Frame 1 (no input): blank canvas, image omitted
Frame 60 (the mouse pressed at the canvas centre just before this capture): blank canvas, image omitted
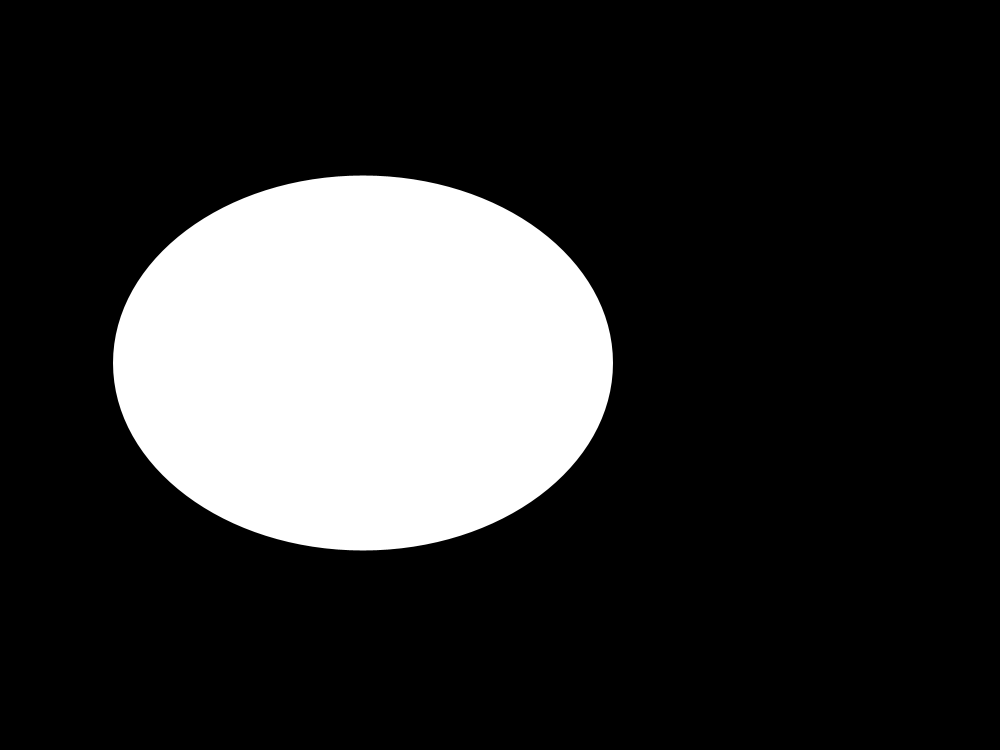
Frame 120 (the mouse held since frame 60 and released just before this capture)

The Processing sketch whose frames 1 and 60 were blank and that drew this single picture after the mouse press (run headless with seeded random() and noise(); from frame 60 on, the mouse is pressed at the canvas centre):

// Processing sketch: processing_52962
// ── processing_52962.pde

int mode = 3;
float x,y,angle;

void setup(){
  size(1000,750);
  smooth();
  background(0,0,0);
  fill(255);
  noStroke();
  angle = 2;
  x = 1;
  y = 2;
}

void draw(){
  if(mode == 1){
    background(0,0,0);
  y = map(y,-1,1,10,255);
  float ellSize = 0;
  float speedY = abs(mouseX-pmouseY);
  for(int x = 0; x < width; x+=8){
    for(int y = 0; y < height; y+=8){
    ellSize = sin(x*y);
      fill(156,255,142);
      ellipse(mouseX,mouseY,ellSize,ellSize);
    }
  }
  }
    else if (mode == 2){
  float ellSize = 0;
  for(int x = 0; x < width; x+=8){
    for(int y = 0; y < height; y+=8){
      ellSize = sin(x*y)*10;
      fill(255,pmouseX,pmouseY);
      ellipse(x,y,ellSize,ellSize);
      rotate(radians(pmouseY));

    }
}
    }
    else if (mode == 3){
      background(0,0,0);
  ellipse(angle*3,angle*3,pmouseX,pmouseY);
  text("oh no!",500,325,pmouseX,pmouseY);
  angle++;
    }
}
      


    


  void keyPressed(){
  if(key == '1'){
    mode = 1;
  }
    if(key == '2'){
      mode = 2;
    }
    if(key == '3'){
      mode = 3;
    }
  }
